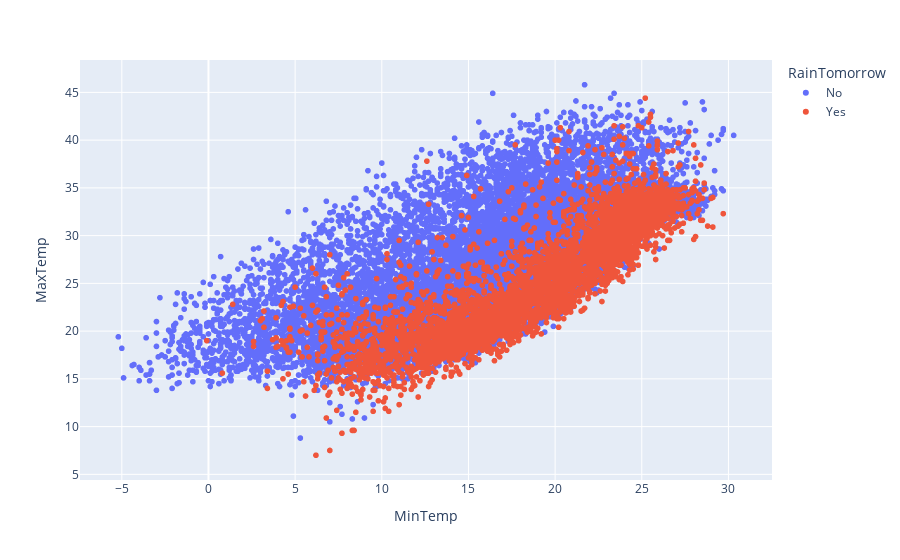

Notebook cell for this chart:
### Code cell
px.scatter(data_frame = df_temp,
           x = 'MinTemp',
           y = 'MaxTemp',
           color = 'RainTomorrow'
           )

### Figure 1 — Plotly figure (JSON) as saved in the notebook; plotly's stock layout.template omitted (floating-point values rounded to 4 significant figures; data arrays with more than 128 entries replaced by an {"elided": "..."} marker saying what was removed)
{"data": [{"hovertemplate": "RainTomorrow=No<br>MinTemp=%{x}<br>MaxTemp=%{y}<extra></extra>", "legendgroup": "No", "marker": {"color": "#636efa", "symbol": "circle"}, "mode": "markers", "name": "No", "showlegend": true, "type": "scattergl", "x": {"elided": "14230 float values"}, "xaxis": "x", "y": {"elided": "14230 float values"}, "yaxis": "y"}, {"hovertemplate": "RainTomorrow=Yes<br>MinTemp=%{x}<br>MaxTemp=%{y}<extra></extra>", "legendgroup": "Yes", "marker": {"color": "#EF553B", "symbol": "circle"}, "mode": "markers", "name": "Yes", "showlegend": true, "type": "scattergl", "x": {"elided": "4475 float values"}, "xaxis": "x", "y": {"elided": "4475 float values"}, "yaxis": "y"}], "layout": {"legend": {"title": {"text": "RainTomorrow"}, "tracegroupgap": 0}, "margin": {"t": 60}, "xaxis": {"anchor": "y", "domain": [0, 1], "title": {"text": "MinTemp"}}, "yaxis": {"anchor": "x", "domain": [0, 1], "title": {"text": "MaxTemp"}}}}
